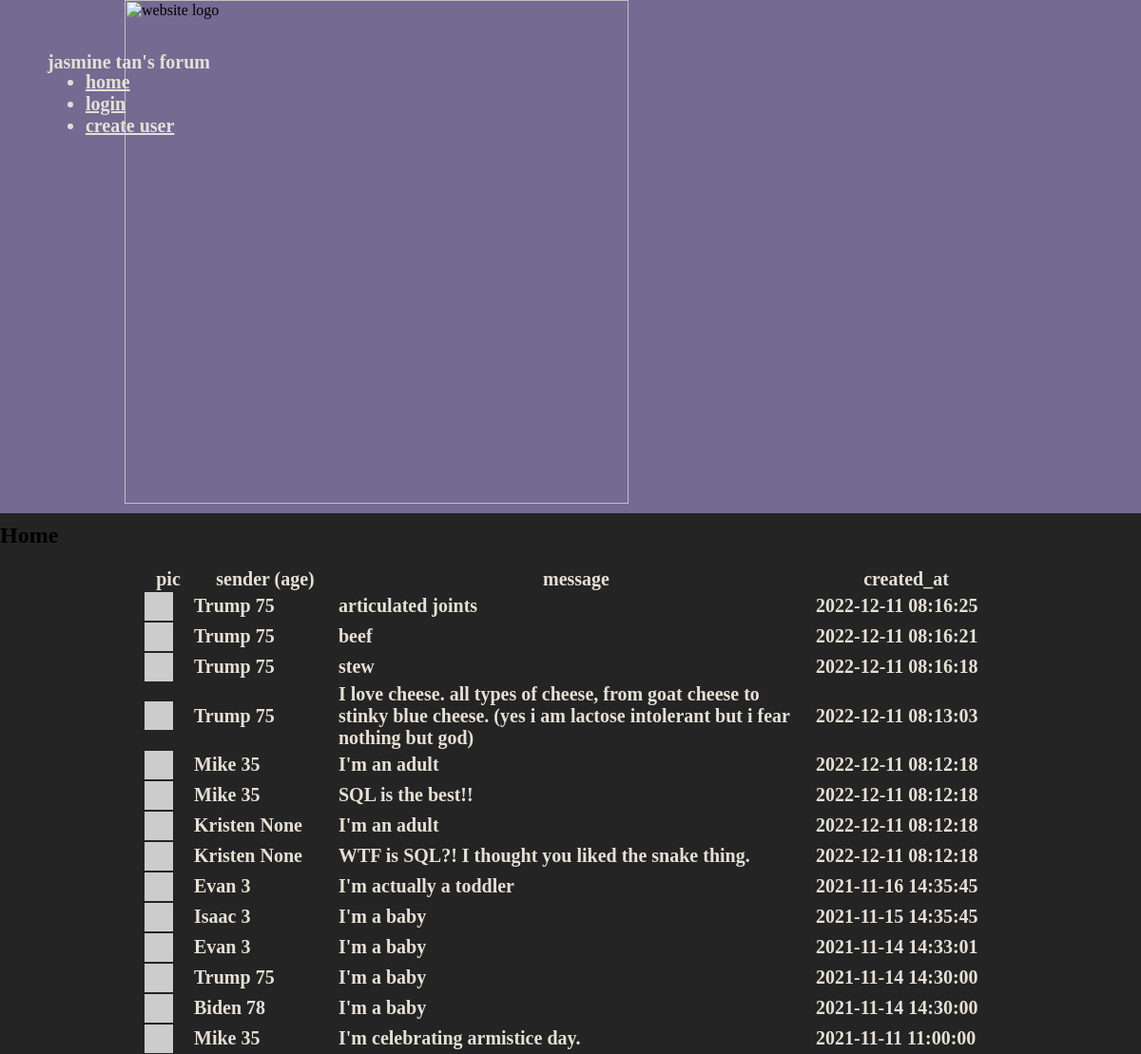
The page / on the database its author committed.
### tables this page shows
CREATE TABLE users (
    id INTEGER PRIMARY KEY,
    username TEXT NOT NULL UNIQUE,
    password TEXT NOT NULL,
    age INTEGER
);

CREATE TABLE messages (
    id integer primary key,
    sender_id integer not null,
    message text not null,
    created_at timestamp not null default current_timestamp
    );

### project.py (the view)
@app.route('/') #index page
def root():
    con = sqlite3.connect(DATABASE)
    messages = []
    username=request.cookies.get('username')
    password=request.cookies.get('password')
    good_credentials=are_credentials_good(username,password)
    print('good_credentials=', good_credentials)
    sql = """
    SELECT sender_id,message,created_at
    FROM messages
    ORDER BY created_at DESC;
    """
    cur_messages = con.cursor()
    cur_messages.execute(sql)
    for row_messages in cur_messages.fetchall():
        sql="""
        SELECT username,age
        FROM users
        WHERE id=?;
        """
        cur_users = con.cursor()
        cur_users.execute(sql, [row_messages[0]])
        for row_users in cur_users.fetchall():
            messages.append({
                'message': row_messages[1],
                'username': row_users[0],
                'created_at': row_messages[2],
                'profpic': 'https://robohash.org/' + row_users[0],
                'age':row_users[1],
                })
    return render_template('root.html', messages=messages, logged_in=good_credentials)

### project.py (called while the page is built)
def are_credentials_good(username,password):
    con = sqlite3.connect('twitter_clone.db')
    cur = con.cursor()
    username=username
    sql = """
    SELECT password FROM users where username= ?;
    """
    cur.execute(sql,[username])
    for row in cur.fetchall():
        if password == row[0]:
            return True
        else:
            return False

### templates/root.html
    {% extends 'base.html' %}
    {% block content %}
    <h2 id="header">Home</h2>
    <table id="messages">
        <tr>
            <th style="width: 50px" style="word-wrap: break-word">pic</th>
            <th style="width: 150px" style="word-wrap: break-word">sender (age)</th>
            <th style="width: 500px" style="word-wrap: break-word">message</th>
            <th style="width: 190px" style="word-wrap: break-word">created_at</th>
        </tr>
        {% for message in messages %}
            <tr>
                <td><img src="{{message['profpic']}}" width="30" alt="alternatetext"></td>
                <td>{{message['username']}} {{message['age']}}</td>
                <td>{{message['message']}}</td>
                <td>{{message['created_at']}}  </td>
            </tr>
        {% endfor %}
    </table>
    {% endblock %}

### templates/base.html (shortened to what this page needs)
<html>
    <head>
        <link rel="stylesheet" href="/static/style.css">
    </head>
    <body>
        <div id="rect1" class="purple">
            <span id='sitelogo'>
                <img
                title= "welcome to my forum"
                height = 530px
                src="https://github.com/jasminextan/twitter-clone/blob/main/static/purple%20and%20white%20jasmine%20logo.png?raw=true"
                alt="website logo">
            </span>
            <h1 id="title">jasmine tan's forum</h1>
            <ul id="menu">
                <li><a href='/'>home</a></li>
                {% if logged_in %}
                <li><a href='/create_message'>create message</a></li>
                <li><a href='/search_message'>search message</a></li>
                <li><a href='/logout'>logout</a></li>
                {% else %}
                <li><a href='/login'>login</a></li>
                <li><a href='/create_user'>create user</a></li>
                {% endif %}
            </ul>
            {% block content %}
            {% endblock %}
        </div>
    </body>
</html>

### static/style.css (style rules this page uses)
body { background-color: #242424 }
a { color: #E4E0D5 }
.purple { background-color: #736B92; }
#rect1 { position: absolute; width: 100%; height: 540px; left: 0%; top: 0px; z-index: 1; }
#title { position: absolute; width: 300px; height: 36px; left: 4.16%; top: 34px; font-weight: 700; font-size: 20px; line-height: 24px; display: flex; align-items: center; text-align: center; color: #E4E0D5; }
#menu { position: absolute; left: 4.16%; top: 55px; font-weight: 700; font-size: 20px; color: #E4E0D5; }
#messages { border-collapse: collapse; table-layout: fixed; width: 310px; font-weight: 700; font-size: 20px; color: #E4E0D5; top: 555px; margin-left: auto; margin-right: auto; }
#sitelogo { display: block; margin-left: auto; margin-right: auto; margin-top: 0px; width: 938px; }

### rows shown on the page
users: username "Trump" "Trump" "Trump" "Trump" "Trump"
messages: message "articulated joints", created_at "2022-12-11 08:16:25"
messages: message "beef", created_at "2022-12-11 08:16:21"
messages: message "stew", created_at "2022-12-11 08:16:18"
messages: message "I love cheese. all types of cheese, from goat cheese to stinky blue cheese. (yes i am lactose intolerant but i fear nothing but god)", created_at "2022-12-11 08:13:03"
users: username "Mike" "Mike" "Mike"
messages: message "I'm an adult", created_at "2022-12-11 08:12:18"
messages: message "SQL is the best!!", created_at "2022-12-11 08:12:18"
users: username "Kristen" "Kristen"
messages: message "I'm an adult", created_at "2022-12-11 08:12:18"
messages: message "WTF is SQL?! I thought you liked the snake thing.", created_at "2022-12-11 08:12:18"
users: username "Evan" "Evan"
messages: message "I'm actually a toddler", created_at "2021-11-16 14:35:45"
users: username "Isaac"
messages: message "I'm a baby", created_at "2021-11-15 14:35:45"
messages: message "I'm a baby", created_at "2021-11-14 14:33:01"
messages: message "I'm a baby", created_at "2021-11-14 14:30:00"
users: username "Biden"
messages: message "I'm a baby", created_at "2021-11-14 14:30:00"
messages: message "I'm celebrating armistice day.", created_at "2021-11-11 11:00:00"

### other values the page prints
{{ message['age'] }} "75" "75" "75" "75" "35" "35" "None" "None" "3" "3" "3" "75" "78" "35"
